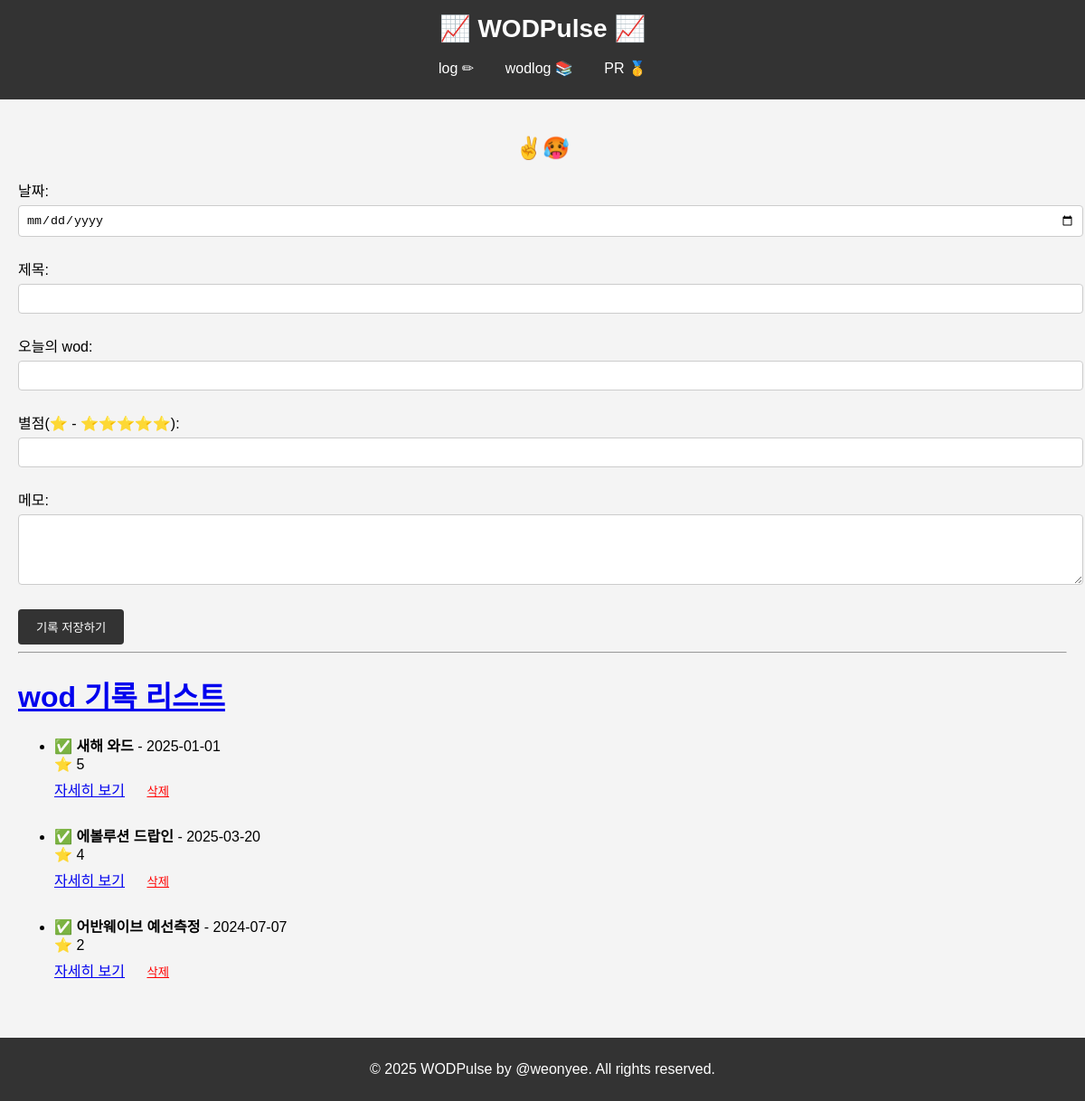
Before: / with the older database file.
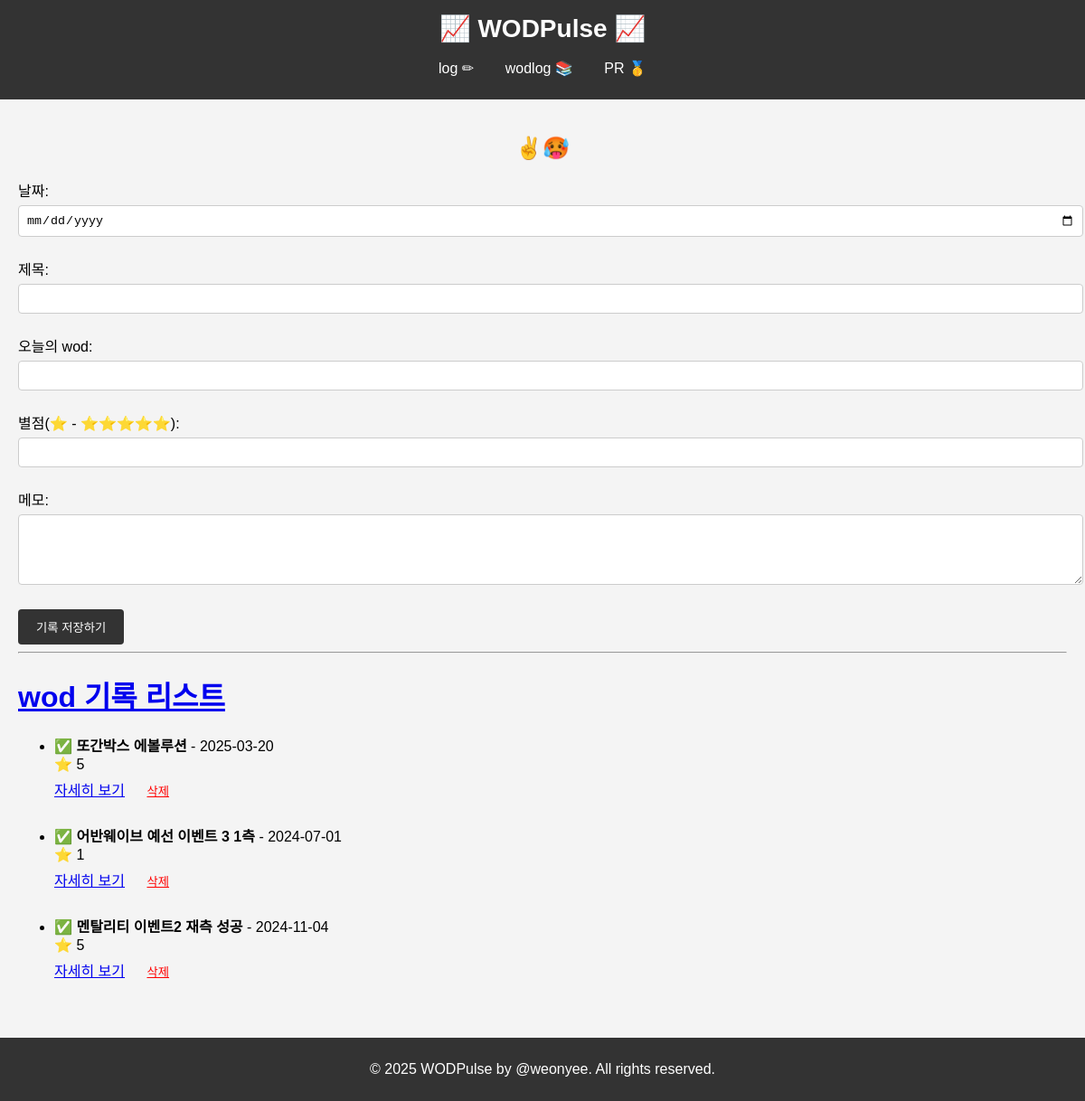
After: the same page with the newer database file.
### app.py (models this page shows, shortened)
class WodRecord(db.Model):
    id = db.Column(db.Integer, primary_key=True)
    date = db.Column(db.String(100), nullable=False)
    title = db.Column(db.String(100), nullable=False)
    wod = db.Column(db.String(100), nullable=False)
    scale = db.Column(db.String(200), nullable=True)
    memo = db.Column(db.String(200), nullable=True)

### app.py (the view)
@app.route('/')
def index():
    records = WodRecord.query.limit(3).all()  # DB에서 모든 기록 가져오기
    return render_template('index.html', records=records)

### templates/index.html (shortened to what this page needs)
<!DOCTYPE html>
<html lang="en">
<head>
</head>
<body>
    {% include 'header.html' %}
    <div class="content">
        <h2 style="text-align: center;">✌🥵</h2>
        <form method="POST" action="/save">
            <label> 날짜: </label><br>
            <input type="date" name="date" required> <br> <br>
            <label> 제목: </label><br>
            <input type="text" name="title" required> <br> <br>
            <label> 오늘의 wod: </label><br>
            <input type="text" name="wod" required> <br> <br>
            <label> 별점(⭐ - ⭐⭐⭐⭐⭐): </label><br>
            <input type="number" name="scale" min="1" max="5" step="0.1"> <br> <br>
            <label> 메모: </label><br>
            <textarea name="memo" rows="4" cols="30" required></textarea> <br> <br>
            <button type="submit"> 기록 저장하기 </button>
        </form>
        <hr>
        <h1><a href="{{ url_for('record_list') }}">wod 기록 리스트 </a></h1>
        <ul>
            {% for record in records %}
                <li>
                    <strong>✅ {{record.title}}</strong> - {{ record.date }}<br>
                    <span>⭐ {{ record.scale }}</span><br>
                    <a href="{{ url_for('record', id=record.id) }}">자세히 보기</a>
                    <form action="{{ url_for('delete', id=record.id) }}" method="POST" style="display:inline;">
                        <button type="submit" style="color:red; background:none; border:none; text-decoration:underline;">삭제</button>
                    </form>
                    <br><br>
                </li>
            {% endfor %}
        </ul>
    </div>
    {% include 'footer.html' %}
</body>
</html>

### templates/header.html
<header style="background-color: #333; color: white; padding: 15px 0; text-align: center; height: 80px;">
    <h1 style="font-size: 28px; margin: 0;">📈 WODPulse 📈</h1>
    <br>
    <nav>
        <a href="/" style="color: white; margin: 0 15px; text-decoration: none;">log ✏</a>
        <a href="{{ url_for('record_list') }}" style="color: white; margin: 0 15px; text-decoration: none;">wodlog 📚</a>
        <a href="{{ url_for('save_pr') }}" style="color: white; margin: 0 15px; text-decoration: none;">PR 🥇</a>
    </nav>
</header>

### templates/footer.html
<footer style="background-color: #333; color: white; padding: 10px 0; text-align: center;">
    <p>&copy; 2025 WODPulse by @weonyee. All rights reserved.</p>
</footer>

### templates/index.html (style rules this page uses)
body { font-family: Arial, sans-serif; margin: 0; padding: 0; background-color: #f4f4f4; }
.content { padding: 20px; }
h2 { color: #333; }
form input, form textarea { width: 100%; padding: 8px; margin: 5px 0; border-radius: 4px; border: 1px solid #ccc; }
form button { padding: 10px 20px; background-color: #333; color: white; border: none; border-radius: 4px; cursor: pointer; }

Changed rows visible on the page:
removed WodRecord: title "새해 와드", date "2025-01-01", scale "5"
changed WodRecord: title "에볼루션 드랍인" → "또간박스 에볼루션"; scale "4" → "5"
changed WodRecord: title "어반웨이브 예선측정" → "어반웨이브 예선 이벤트 3 1측"; date "2024-07-07" → "2024-07-01"; scale "2" → "1"
now on this page (row edited): WodRecord: title "멘탈리티 이벤트2 재측 성공", date "2024-11-04", scale "5"
